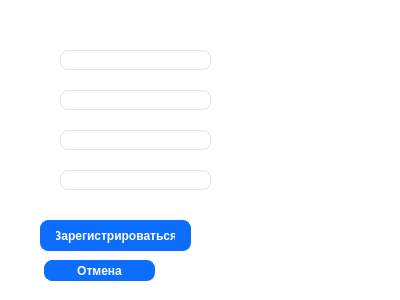
<?xml version="1.0" encoding="UTF-8"?>
<ui version="4.0">
 <class>Form</class>
 <widget class="QWidget" name="Form">
  <property name="geometry">
   <rect>
    <x>0</x>
    <y>0</y>
    <width>400</width>
    <height>300</height>
   </rect>
  </property>
  <property name="windowTitle">
   <string>Form</string>
  </property>
  <property name="styleSheet">
   <string notr="true">QWidget {
  background-color: #fff;
}
QLabel {
  color: #464d55;
  font-weight: 600;
}
QLabel#heading {
  color: #0f1925;
  font-size: 18px;
  margin-bottom: 10px;
}

QLabel#subheading {
  color: #0f1925;
  font-size: 12px;
  font-weight: normal;
  margin-bottom: 10px;
}
QLineEdit {
  border-radius: 8px;
  border: 1px solid #e0e4e7;
  padding: 5px 15px;
}

QLineEdit:focus {
  border: 1px solid #d0e3ff;
}

QLineEdit::placeholder {
  color: #767e89;
}
QPushButton {
  background-color: #0d6efd;
  color: #fff;
  font-weight: 600;
  border-radius: 8px;
  border: 1px solid #0d6efd;
  padding: 5px 15px;
  margin-top: 10px;
  outline: 0px;
}
QPushButton:hover,
QPushButton:focus {
  background-color: #0b5ed7;
  border: 3px solid #9ac3fe;
}</string>
  </property>
  <widget class="QLineEdit" name="lineEdit">
   <property name="geometry">
    <rect>
     <x>60</x>
     <y>90</y>
     <width>151</width>
     <height>20</height>
    </rect>
   </property>
  </widget>
  <widget class="QLineEdit" name="lineEdit_2">
   <property name="geometry">
    <rect>
     <x>60</x>
     <y>50</y>
     <width>151</width>
     <height>20</height>
    </rect>
   </property>
  </widget>
  <widget class="QLineEdit" name="lineEdit_3">
   <property name="geometry">
    <rect>
     <x>60</x>
     <y>170</y>
     <width>151</width>
     <height>20</height>
    </rect>
   </property>
   <property name="styleSheet">
    <string notr="true">color: rgb(170, 0, 0);</string>
   </property>
  </widget>
  <widget class="QLineEdit" name="lineEdit_4">
   <property name="geometry">
    <rect>
     <x>60</x>
     <y>130</y>
     <width>151</width>
     <height>20</height>
    </rect>
   </property>
  </widget>
  <widget class="QPushButton" name="pushButton">
   <property name="geometry">
    <rect>
     <x>40</x>
     <y>210</y>
     <width>151</width>
     <height>41</height>
    </rect>
   </property>
   <property name="text">
    <string>Зарегистрироваться</string>
   </property>
  </widget>
  <widget class="QPushButton" name="pushButton_2">
   <property name="geometry">
    <rect>
     <x>44</x>
     <y>250</y>
     <width>111</width>
     <height>31</height>
    </rect>
   </property>
   <property name="text">
    <string>Отмена</string>
   </property>
  </widget>
  <widget class="QLabel" name="label">
   <property name="geometry">
    <rect>
     <x>-220</x>
     <y>-120</y>
     <width>681</width>
     <height>451</height>
    </rect>
   </property>
   <property name="styleSheet">
    <string notr="true">image: url(:/da/abstract-dark-blue-futuristic-digital-grid-background.jpg);</string>
   </property>
   <property name="text">
    <string/>
   </property>
  </widget>
  <zorder>label</zorder>
  <zorder>lineEdit</zorder>
  <zorder>lineEdit_2</zorder>
  <zorder>lineEdit_3</zorder>
  <zorder>lineEdit_4</zorder>
  <zorder>pushButton</zorder>
  <zorder>pushButton_2</zorder>
 </widget>
 <resources>
  <include location="../../3D Objects/photos/photo.qrc"/>
 </resources>
 <connections/>
</ui>
